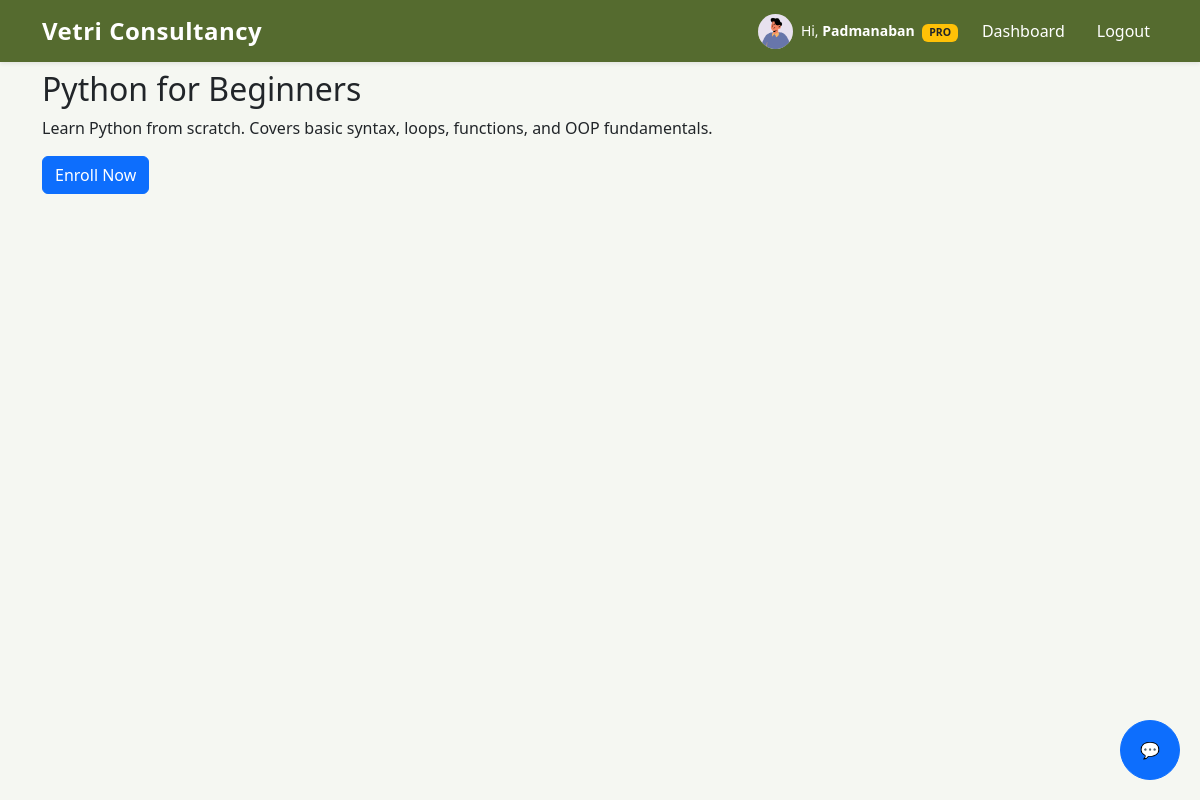
The page /training/1/ (signed in) on the database its author committed.
### accounts/models.py (models this page shows, shortened)
class User(AbstractUser):
    ROLE_CHOICES = (
        ('CANDIDATE', 'Candidate'),
        ('CONSULTANT', 'Consultant'),
        ('ADMIN', 'Admin'),
    )
    username = None
    email = models.EmailField(unique=True)
    role = models.CharField(max_length=20, choices=ROLE_CHOICES, default='CANDIDATE')
    USERNAME_FIELD = 'email'
    REQUIRED_FIELDS = []
    objects = CustomUserManager()

### profiles/models.py (models this page shows, shortened)
class CandidateProfile(models.Model):
    user = models.OneToOneField(
        settings.AUTH_USER_MODEL,
        on_delete=models.CASCADE,
        related_name='profile'
    )
    first_name = models.CharField(max_length=50, blank=True)
    last_name = models.CharField(max_length=50, blank=True)
    phone = models.CharField(max_length=20, blank=True)
    location = models.CharField(max_length=100, blank=True)
    experience_years = models.DecimalField(
        max_digits=4, decimal_places=1, null=True, blank=True
    )
    skills = models.TextField(blank=True, help_text="Comma-separated skills")
    resume = models.FileField(
        upload_to=user_resume_path,
        validators=[
            FileExtensionValidator(allowed_extensions=['pdf', 'doc', 'docx']),
            validate_file_size_5mb
        ],
        null=True,
        blank=True
    )
    profile_image = models.ImageField(
        upload_to=user_profile_image_path,
        null=True,
        blank=True
    )
    bio = models.TextField(blank=True, null=True)
    linkedin = models.URLField(blank=True, null=True)
    github = models.URLField(blank=True, null=True)
    created_at = models.DateTimeField(default=timezone.now)
    updated_at = models.DateTimeField(auto_now=True)

### training/models.py (models this page shows, shortened)
class Course(models.Model):
    title = models.CharField(max_length=200)
    description = models.TextField()
    created_at = models.DateTimeField(default=timezone.now)
    updated_at = models.DateTimeField(auto_now=True)

### training/views.py (the view, shortened to what this page needs)
# urls.py: path('<int:course_id>/', views.course_detail_view, name='course_detail'),
@login_required
def course_detail_view(request, course_id):
    course = get_object_or_404(Course, id=course_id)
    candidate = request.user.profile
    subscription = getattr(request.user, 'subscription', None)  # safe access
    enrollment = Enrollment.objects.filter(candidate=candidate, course=course).first()
    return render(request, 'training/course_detail.html', {
        'course': course,
        'enrollment': enrollment,
        'subscription': subscription,
    })

### subscriptions/models.py (called while the page is built)
    def is_pro(self):
        if self.plan != 'PRO':
            return False
        if self.end_date and self.end_date < timezone.now():
            return False
        return True

### training/templates/training/course_detail.html (shortened to what this page needs)
{% extends "base.html" %}
{% block content %}
<h2>{{ course.title }}</h2>
<p>{{ course.description }}</p>
{% if enrollment %}
    <button class="btn btn-success" disabled>Enrolled</button>
{% else %}
    {% if subscription and subscription.is_pro %}
        <form method="post">
            <button type="submit" class="btn btn-primary">Enroll Now</button>
        </form>
    {% endif %}
{% endif %}
{% endblock %}

### templates/base.html (shortened to what this page needs)
{% load static %}
<!DOCTYPE html>
<html lang="en">
<head>
    <link rel="stylesheet" href="https://cdn.jsdelivr.net/npm/bootstrap-icons@1.10.5/font/bootstrap-icons.css">
    <link href="https://cdn.jsdelivr.net/npm/bootstrap@5.3.3/dist/css/bootstrap.min.css" rel="stylesheet">
</head>
<body>
    {% if not hide_nav %}
    <nav class="navbar navbar-expand-lg fixed-top shadow-sm">
        <div class="container">
            <a class="navbar-brand logo"
                href="{% if user.is_authenticated %}{% url 'jobs:jobs_list' %}{% else %}{% url 'accounts:login' %}{% endif %}">
                Vetri Consultancy
            </a>
            <div class="collapse navbar-collapse" id="navbarNav">
                <ul class="navbar-nav ms-auto align-items-center gap-3">
                    {% if user.is_authenticated %}
<li class="nav-item d-flex align-items-center gap-2">
    {% if user.role == 'CANDIDATE' %}
        {% if user.profile.profile_image %}
            <img src="{{ user.profile.profile_image.url }}"
                 alt="Profile"
                 class="rounded-circle"
                 width="35"
                 height="35"
                 style="object-fit: cover;">
        {% endif %}
        <span class="text-white small">
            Hi,
            <strong>{{ user.profile.first_name|default:user.email }}</strong>
            {% if user.subscription.is_pro %}
                <span class="badge bg-warning text-dark ms-1">PRO</span>
            {% else %}
                <span class="badge bg-secondary ms-1">FREE</span>
            {% endif %}
        </span>
    {% elif user.role == 'CONSULTANT' %}
</li>
                    <li class="nav-item">
                        <a class="nav-link {% if request.resolver_match.url_name == 'dashboard' and request.resolver_match.app_name == 'accounts' %}active{% endif %}"
                            href="{% url 'accounts:dashboard' %}">
                            Dashboard
                        </a>
                    </li>
                    <li class="nav-item">
                        <form method="post" action="{% url 'accounts:logout' %}">
                            <button type="submit" class="logout-btn nav-link">Logout</button>
                        </form>
                    </li>
                    {% endif %}
                </ul>
            </div>
        </div>
    </nav>
    {% endif %}
    <div class="container">
        {% block content %}{% endblock %}
    </div>
<button id="chatbotBtn" class="btn btn-primary" style="position:fixed; bottom:20px; right:20px; border-radius:50%; width:60px; height:60px;">
    💬
</button>
</body>
</html>

### templates/base.html (style rules this page uses)
body { padding-top: 70px; background-color: #F5F7F2; }
.navbar { background-color: #556B2F !important; }
.navbar .nav-link, .navbar-brand { color: #ffffff !important; font-weight: 500; }
.logo { font-weight: bold; font-size: 1.5rem; letter-spacing: 0.5px; }
.logout-btn { color: #ffffff; background: none; border: none; padding: 0; }

### rows shown on the page
User: profile.profile_image (picture), profile.first_name "Padmanaban"
Course: title "Python for Beginners", description "Learn Python from scratch. Covers basic syntax, loops, functions, and OOP fundamentals."
